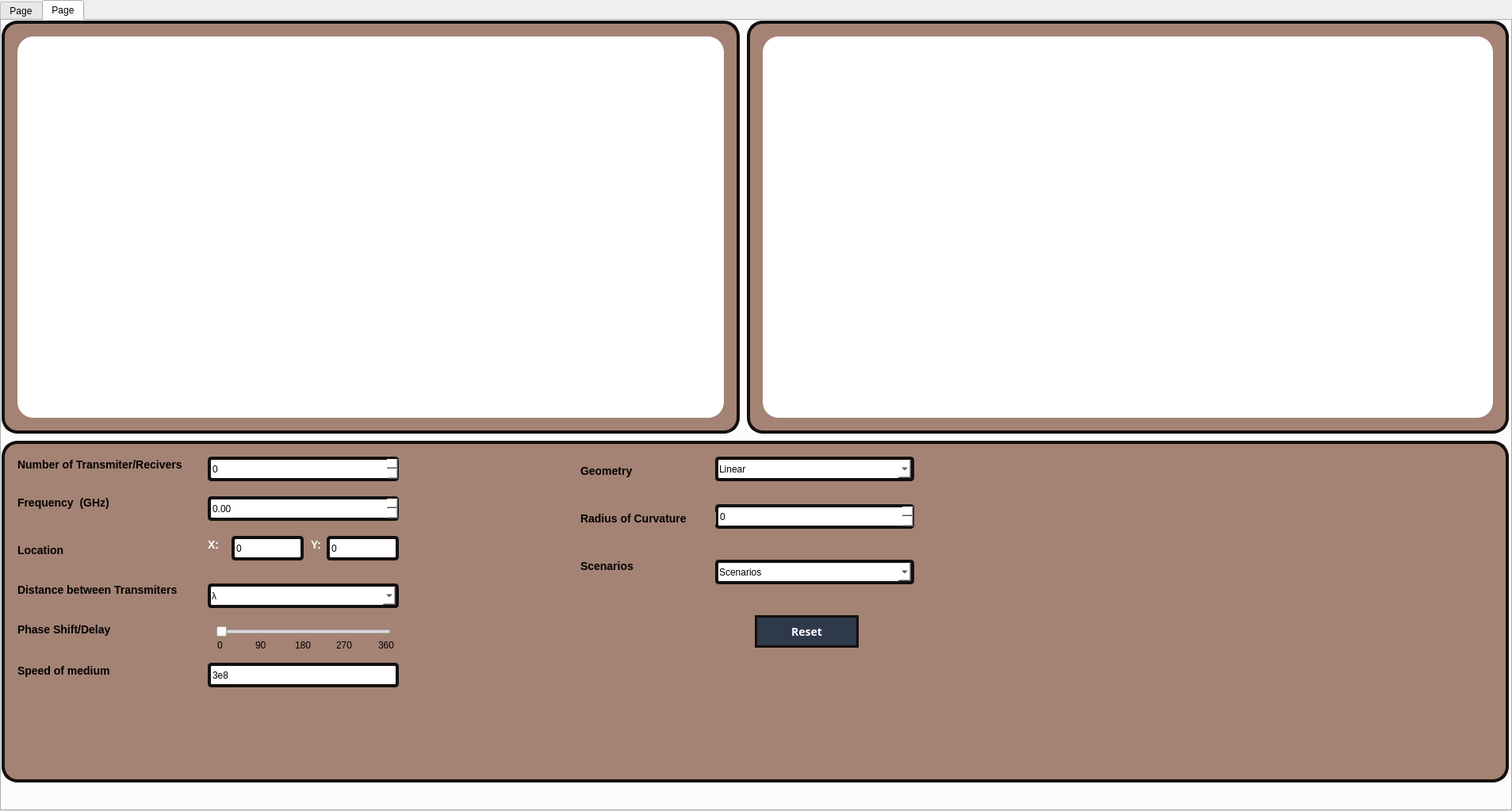
<?xml version="1.0" encoding="UTF-8"?>
<ui version="4.0">
 <class>TabWidget</class>
 <widget class="QTabWidget" name="TabWidget">
  <property name="geometry">
   <rect>
    <x>0</x>
    <y>0</y>
    <width>1907</width>
    <height>1023</height>
   </rect>
  </property>
  <property name="windowTitle">
   <string>TabWidget</string>
  </property>
  <property name="currentIndex">
   <number>1</number>
  </property>
  <widget class="QWidget" name="tab">
   <attribute name="title">
    <string>Page</string>
   </attribute>
   <widget class="QWidget" name="Widget_Img_1" native="true">
    <property name="geometry">
     <rect>
      <x>10</x>
      <y>60</y>
      <width>311</width>
      <height>351</height>
     </rect>
    </property>
    <property name="styleSheet">
     <string notr="true">background-color:white;
border-radius:20px;</string>
    </property>
   </widget>
   <widget class="QLabel" name="label_12">
    <property name="geometry">
     <rect>
      <x>0</x>
      <y>0</y>
      <width>651</width>
      <height>431</height>
     </rect>
    </property>
    <property name="styleSheet">
     <string notr="true">background-color:#A48374;
border:4px solid #130f0e;
border-radius:20px;</string>
    </property>
    <property name="text">
     <string/>
    </property>
   </widget>
   <widget class="QComboBox" name="ComboBox_FTComp_3">
    <property name="geometry">
     <rect>
      <x>330</x>
      <y>490</y>
      <width>291</width>
      <height>31</height>
     </rect>
    </property>
    <property name="font">
     <font>
      <pointsize>9</pointsize>
      <weight>75</weight>
      <bold>true</bold>
     </font>
    </property>
    <property name="styleSheet">
     <string notr="true">background-color:white;
border:4px solid #2e394b;;
border-radius:5px;</string>
    </property>
    <item>
     <property name="text">
      <string>FT Magnitude</string>
     </property>
    </item>
    <item>
     <property name="text">
      <string>FT Phase</string>
     </property>
    </item>
    <item>
     <property name="text">
      <string>FT Real</string>
     </property>
    </item>
    <item>
     <property name="text">
      <string>FT Imaginary</string>
     </property>
    </item>
   </widget>
   <widget class="QWidget" name="Widget_Img_3" native="true">
    <property name="geometry">
     <rect>
      <x>10</x>
      <y>570</y>
      <width>311</width>
      <height>351</height>
     </rect>
    </property>
    <property name="styleSheet">
     <string notr="true">background-color:white;
border-radius:20px;</string>
    </property>
   </widget>
   <widget class="QWidget" name="Widget_Comp_1" native="true">
    <property name="geometry">
     <rect>
      <x>330</x>
      <y>60</y>
      <width>311</width>
      <height>351</height>
     </rect>
    </property>
    <property name="styleSheet">
     <string notr="true">background-color:white;
border-radius:20px;</string>
    </property>
   </widget>
   <widget class="QSlider" name="horizontalSlider_1">
    <property name="geometry">
     <rect>
      <x>30</x>
      <y>20</y>
      <width>281</width>
      <height>22</height>
     </rect>
    </property>
    <property name="styleSheet">
     <string notr="true">border-radius:5px;
border:4px solid black;
color:#2e394b;
background-color:#A48374;

</string>
    </property>
    <property name="maximum">
     <number>100</number>
    </property>
    <property name="singleStep">
     <number>5</number>
    </property>
    <property name="value">
     <number>0</number>
    </property>
    <property name="orientation">
     <enum>Qt::Horizontal</enum>
    </property>
   </widget>
   <widget class="QLabel" name="label_18">
    <property name="geometry">
     <rect>
      <x>0</x>
      <y>440</y>
      <width>651</width>
      <height>531</height>
     </rect>
    </property>
    <property name="styleSheet">
     <string notr="true">background-color:#A48374;
border:4px solid #130f0e;
border-radius:20px;</string>
    </property>
    <property name="text">
     <string/>
    </property>
   </widget>
   <widget class="QComboBox" name="ComboBox_FTComp_1">
    <property name="geometry">
     <rect>
      <x>330</x>
      <y>20</y>
      <width>291</width>
      <height>31</height>
     </rect>
    </property>
    <property name="font">
     <font>
      <pointsize>9</pointsize>
      <weight>75</weight>
      <bold>true</bold>
     </font>
    </property>
    <property name="styleSheet">
     <string notr="true">background-color:white;
border:4px solid #2e394b;;
border-radius:5px;</string>
    </property>
    <property name="currentText">
     <string>FT Magnitude</string>
    </property>
    <item>
     <property name="text">
      <string>FT Magnitude</string>
     </property>
    </item>
    <item>
     <property name="text">
      <string>FT Phase</string>
     </property>
    </item>
    <item>
     <property name="text">
      <string>FT Real</string>
     </property>
    </item>
    <item>
     <property name="text">
      <string>FT Imaginary</string>
     </property>
    </item>
   </widget>
   <widget class="QSlider" name="horizontalSlider_3">
    <property name="geometry">
     <rect>
      <x>29</x>
      <y>490</y>
      <width>281</width>
      <height>22</height>
     </rect>
    </property>
    <property name="styleSheet">
     <string notr="true">border-radius:5px;
border:4px solid black;
color:#2e394b;
background-color:#A48374;

</string>
    </property>
    <property name="maximum">
     <number>100</number>
    </property>
    <property name="singleStep">
     <number>5</number>
    </property>
    <property name="value">
     <number>0</number>
    </property>
    <property name="orientation">
     <enum>Qt::Horizontal</enum>
    </property>
   </widget>
   <widget class="QPushButton" name="PushButton_Mix">
    <property name="geometry">
     <rect>
      <x>830</x>
      <y>460</y>
      <width>191</width>
      <height>31</height>
     </rect>
    </property>
    <property name="font">
     <font>
      <family>inherit</family>
      <pointsize>-1</pointsize>
      <weight>75</weight>
      <bold>true</bold>
     </font>
    </property>
    <property name="styleSheet">
     <string notr="true">  background: #2e394b;
  font-family: inherit;
  padding: 0.2em 0.3em;
  font-weight: 600;
  color:white;
  font-size: 14px;
  border: 3px solid #130f0e;
  border-radius: 0.4em;

</string>
    </property>
    <property name="text">
     <string>Mix</string>
    </property>
   </widget>
   <widget class="QRadioButton" name="RadioButton_Select_out1">
    <property name="geometry">
     <rect>
      <x>680</x>
      <y>20</y>
      <width>211</width>
      <height>20</height>
     </rect>
    </property>
    <property name="font">
     <font>
      <pointsize>-1</pointsize>
      <weight>99</weight>
      <bold>true</bold>
     </font>
    </property>
    <property name="styleSheet">
     <string notr="true">Font-size:14px;
font-weight:1000;
color:black;
background-color:#A48374;
</string>
    </property>
    <property name="text">
     <string>Output 1</string>
    </property>
   </widget>
   <widget class="QRadioButton" name="RadioButton_Outside">
    <property name="geometry">
     <rect>
      <x>1000</x>
      <y>590</y>
      <width>151</width>
      <height>20</height>
     </rect>
    </property>
    <property name="font">
     <font>
      <pointsize>-1</pointsize>
      <weight>99</weight>
      <bold>true</bold>
     </font>
    </property>
    <property name="styleSheet">
     <string notr="true">Font-size:14px;
font-weight:1000;
color:black;
background-color:#A48374;
</string>
    </property>
    <property name="text">
     <string>Outside Region</string>
    </property>
    <property name="checked">
     <bool>false</bool>
    </property>
   </widget>
   <widget class="QRadioButton" name="RadioButton_Select_out2">
    <property name="geometry">
     <rect>
      <x>960</x>
      <y>20</y>
      <width>211</width>
      <height>20</height>
     </rect>
    </property>
    <property name="font">
     <font>
      <pointsize>-1</pointsize>
      <weight>99</weight>
      <bold>true</bold>
     </font>
    </property>
    <property name="styleSheet">
     <string notr="true">Font-size:14px;
font-weight:1000;
color:black;
background-color:#A48374;
</string>
    </property>
    <property name="text">
     <string>Output 2</string>
    </property>
   </widget>
   <widget class="QLabel" name="label_19">
    <property name="geometry">
     <rect>
      <x>810</x>
      <y>660</y>
      <width>241</width>
      <height>31</height>
     </rect>
    </property>
    <property name="font">
     <font>
      <pointsize>-1</pointsize>
      <weight>99</weight>
      <bold>true</bold>
     </font>
    </property>
    <property name="styleSheet">
     <string notr="true">Font-size:14px;
font-weight:1000;
border-bottom:3px solid black;
color:black;
background-color:#A48374;
</string>
    </property>
    <property name="text">
     <string>                    Select Mode</string>
    </property>
   </widget>
   <widget class="QRadioButton" name="RadioButton_Inside">
    <property name="geometry">
     <rect>
      <x>740</x>
      <y>590</y>
      <width>131</width>
      <height>20</height>
     </rect>
    </property>
    <property name="font">
     <font>
      <pointsize>-1</pointsize>
      <weight>99</weight>
      <bold>true</bold>
     </font>
    </property>
    <property name="styleSheet">
     <string notr="true">Font-size:14px;
font-weight:1000;
color:black;
background-color:#A48374;
</string>
    </property>
    <property name="text">
     <string>Inside Region</string>
    </property>
    <property name="checked">
     <bool>false</bool>
    </property>
   </widget>
   <widget class="QWidget" name="Output_2" native="true">
    <property name="geometry">
     <rect>
      <x>940</x>
      <y>60</y>
      <width>251</width>
      <height>351</height>
     </rect>
    </property>
    <property name="styleSheet">
     <string notr="true">background-color:white;
border-radius:20px;</string>
    </property>
   </widget>
   <widget class="QRadioButton" name="RadioButton_RealandImg">
    <property name="geometry">
     <rect>
      <x>1000</x>
      <y>720</y>
      <width>161</width>
      <height>20</height>
     </rect>
    </property>
    <property name="font">
     <font>
      <pointsize>-1</pointsize>
      <weight>99</weight>
      <bold>true</bold>
     </font>
    </property>
    <property name="styleSheet">
     <string notr="true">Font-size:14px;
font-weight:1000;
color:black;
background-color:#A48374;
</string>
    </property>
    <property name="text">
     <string>Real and Imaginary</string>
    </property>
    <property name="checkable">
     <bool>true</bool>
    </property>
    <property name="checked">
     <bool>false</bool>
    </property>
   </widget>
   <widget class="QRadioButton" name="RadioButton_Magandphase">
    <property name="geometry">
     <rect>
      <x>740</x>
      <y>720</y>
      <width>151</width>
      <height>20</height>
     </rect>
    </property>
    <property name="font">
     <font>
      <pointsize>-1</pointsize>
      <weight>99</weight>
      <bold>true</bold>
     </font>
    </property>
    <property name="styleSheet">
     <string notr="true">Font-size:14px;
font-weight:1000;
color:black;
background-color:#A48374;
</string>
    </property>
    <property name="text">
     <string>Mag and Phase</string>
    </property>
    <property name="checked">
     <bool>true</bool>
    </property>
   </widget>
   <widget class="QLabel" name="label_21">
    <property name="geometry">
     <rect>
      <x>810</x>
      <y>530</y>
      <width>241</width>
      <height>31</height>
     </rect>
    </property>
    <property name="font">
     <font>
      <pointsize>-1</pointsize>
      <weight>99</weight>
      <bold>true</bold>
     </font>
    </property>
    <property name="styleSheet">
     <string notr="true">Font-size:14px;
font-weight:1000;
border-bottom:3px solid black;
color:black;
background-color:#A48374;
</string>
    </property>
    <property name="text">
     <string>                   Selected Area</string>
    </property>
   </widget>
   <widget class="QWidget" name="Output_1" native="true">
    <property name="geometry">
     <rect>
      <x>670</x>
      <y>60</y>
      <width>261</width>
      <height>351</height>
     </rect>
    </property>
    <property name="styleSheet">
     <string notr="true">background-color:white;
border-radius:20px;</string>
    </property>
   </widget>
   <widget class="QWidget" name="Widget_Comp_2" native="true">
    <property name="geometry">
     <rect>
      <x>1550</x>
      <y>60</y>
      <width>311</width>
      <height>351</height>
     </rect>
    </property>
    <property name="styleSheet">
     <string notr="true">background-color:white;
border-radius:20px;</string>
    </property>
   </widget>
   <widget class="QWidget" name="Widget_Img_4" native="true">
    <property name="geometry">
     <rect>
      <x>1220</x>
      <y>560</y>
      <width>321</width>
      <height>361</height>
     </rect>
    </property>
    <property name="styleSheet">
     <string notr="true">background-color:white;
border-radius:20px;</string>
    </property>
   </widget>
   <widget class="QWidget" name="Widget_Img_2" native="true">
    <property name="geometry">
     <rect>
      <x>1220</x>
      <y>60</y>
      <width>321</width>
      <height>351</height>
     </rect>
    </property>
    <property name="styleSheet">
     <string notr="true">background-color:white;
border-radius:20px;</string>
    </property>
   </widget>
   <widget class="QSlider" name="horizontalSlider_4">
    <property name="geometry">
     <rect>
      <x>1240</x>
      <y>480</y>
      <width>291</width>
      <height>22</height>
     </rect>
    </property>
    <property name="styleSheet">
     <string notr="true">border-radius:5px;
border:4px solid black;
color:#2e394b;
background-color:#A48374;

</string>
    </property>
    <property name="maximum">
     <number>100</number>
    </property>
    <property name="singleStep">
     <number>5</number>
    </property>
    <property name="value">
     <number>0</number>
    </property>
    <property name="orientation">
     <enum>Qt::Horizontal</enum>
    </property>
   </widget>
   <widget class="QComboBox" name="ComboBox_FTComp_4">
    <property name="geometry">
     <rect>
      <x>1560</x>
      <y>480</y>
      <width>291</width>
      <height>31</height>
     </rect>
    </property>
    <property name="font">
     <font>
      <pointsize>9</pointsize>
      <weight>75</weight>
      <bold>true</bold>
     </font>
    </property>
    <property name="styleSheet">
     <string notr="true">background-color:white;
border:4px solid #2e394b;;
border-radius:5px;</string>
    </property>
    <item>
     <property name="text">
      <string>FT Magnitude</string>
     </property>
    </item>
    <item>
     <property name="text">
      <string>FT Phase</string>
     </property>
    </item>
    <item>
     <property name="text">
      <string>FT Real</string>
     </property>
    </item>
    <item>
     <property name="text">
      <string>FT Imaginary</string>
     </property>
    </item>
   </widget>
   <widget class="QWidget" name="Widget_Comp_4" native="true">
    <property name="geometry">
     <rect>
      <x>1550</x>
      <y>560</y>
      <width>311</width>
      <height>361</height>
     </rect>
    </property>
    <property name="styleSheet">
     <string notr="true">background-color:white;
border-radius:20px;</string>
    </property>
   </widget>
   <widget class="QLabel" name="label_22">
    <property name="geometry">
     <rect>
      <x>1210</x>
      <y>440</y>
      <width>661</width>
      <height>531</height>
     </rect>
    </property>
    <property name="styleSheet">
     <string notr="true">background-color:#A48374;
border:4px solid #130f0e;
border-radius:20px;</string>
    </property>
    <property name="text">
     <string/>
    </property>
   </widget>
   <widget class="QLabel" name="label_23">
    <property name="geometry">
     <rect>
      <x>1210</x>
      <y>0</y>
      <width>661</width>
      <height>431</height>
     </rect>
    </property>
    <property name="styleSheet">
     <string notr="true">background-color:#A48374;
border:4px solid #130f0e;
border-radius:20px;</string>
    </property>
    <property name="text">
     <string/>
    </property>
   </widget>
   <widget class="QSlider" name="horizontalSlider_2">
    <property name="geometry">
     <rect>
      <x>1240</x>
      <y>20</y>
      <width>291</width>
      <height>22</height>
     </rect>
    </property>
    <property name="styleSheet">
     <string notr="true">border-radius:5px;
border:4px solid black;
color:#2e394b;
background-color:#A48374;

</string>
    </property>
    <property name="maximum">
     <number>100</number>
    </property>
    <property name="singleStep">
     <number>5</number>
    </property>
    <property name="value">
     <number>0</number>
    </property>
    <property name="orientation">
     <enum>Qt::Horizontal</enum>
    </property>
   </widget>
   <widget class="QComboBox" name="ComboBox_FTComp_2">
    <property name="geometry">
     <rect>
      <x>1560</x>
      <y>20</y>
      <width>291</width>
      <height>31</height>
     </rect>
    </property>
    <property name="font">
     <font>
      <pointsize>9</pointsize>
      <weight>75</weight>
      <bold>true</bold>
     </font>
    </property>
    <property name="styleSheet">
     <string notr="true">background-color:white;
border:4px solid #2e394b;;
border-radius:5px;</string>
    </property>
    <item>
     <property name="text">
      <string>FT Magnitude</string>
     </property>
    </item>
    <item>
     <property name="text">
      <string>FT Phase</string>
     </property>
    </item>
    <item>
     <property name="text">
      <string>FT Real</string>
     </property>
    </item>
    <item>
     <property name="text">
      <string>FT Imaginary</string>
     </property>
    </item>
   </widget>
   <widget class="QLabel" name="label_17">
    <property name="geometry">
     <rect>
      <x>660</x>
      <y>0</y>
      <width>541</width>
      <height>971</height>
     </rect>
    </property>
    <property name="styleSheet">
     <string notr="true">background-color:#A48374;
border:4px solid #130f0e;
border-radius:20px;</string>
    </property>
    <property name="text">
     <string/>
    </property>
   </widget>
   <widget class="QWidget" name="Widget_Comp_3" native="true">
    <property name="geometry">
     <rect>
      <x>330</x>
      <y>570</y>
      <width>311</width>
      <height>351</height>
     </rect>
    </property>
    <property name="styleSheet">
     <string notr="true">background-color:white;
border-radius:20px;</string>
    </property>
   </widget>
   <zorder>label_17</zorder>
   <zorder>label_22</zorder>
   <zorder>label_23</zorder>
   <zorder>label_18</zorder>
   <zorder>label_12</zorder>
   <zorder>Widget_Img_1</zorder>
   <zorder>ComboBox_FTComp_3</zorder>
   <zorder>Widget_Img_3</zorder>
   <zorder>Widget_Comp_1</zorder>
   <zorder>horizontalSlider_1</zorder>
   <zorder>ComboBox_FTComp_1</zorder>
   <zorder>horizontalSlider_3</zorder>
   <zorder>PushButton_Mix</zorder>
   <zorder>RadioButton_Select_out1</zorder>
   <zorder>RadioButton_Outside</zorder>
   <zorder>RadioButton_Select_out2</zorder>
   <zorder>label_19</zorder>
   <zorder>RadioButton_Inside</zorder>
   <zorder>Output_2</zorder>
   <zorder>RadioButton_RealandImg</zorder>
   <zorder>RadioButton_Magandphase</zorder>
   <zorder>label_21</zorder>
   <zorder>Output_1</zorder>
   <zorder>Widget_Comp_2</zorder>
   <zorder>Widget_Img_4</zorder>
   <zorder>Widget_Img_2</zorder>
   <zorder>horizontalSlider_4</zorder>
   <zorder>ComboBox_FTComp_4</zorder>
   <zorder>Widget_Comp_4</zorder>
   <zorder>horizontalSlider_2</zorder>
   <zorder>ComboBox_FTComp_2</zorder>
   <zorder>Widget_Comp_3</zorder>
  </widget>
  <widget class="QWidget" name="tab_2">
   <attribute name="title">
    <string>Page</string>
   </attribute>
   <widget class="QLabel" name="label">
    <property name="geometry">
     <rect>
      <x>0</x>
      <y>0</y>
      <width>931</width>
      <height>521</height>
     </rect>
    </property>
    <property name="styleSheet">
     <string notr="true">background-color:#A48374;
border:4px solid #130f0e;
border-radius:20px;</string>
    </property>
    <property name="text">
     <string/>
    </property>
   </widget>
   <widget class="QLabel" name="label_10">
    <property name="geometry">
     <rect>
      <x>20</x>
      <y>760</y>
      <width>181</width>
      <height>16</height>
     </rect>
    </property>
    <property name="styleSheet">
     <string notr="true">Font-size:14px;
font-weight:1000;
color:black;
background-color:#A48374;
</string>
    </property>
    <property name="text">
     <string>Phase Shift/Delay</string>
    </property>
   </widget>
   <widget class="QComboBox" name="comboBox_Geometry">
    <property name="geometry">
     <rect>
      <x>900</x>
      <y>550</y>
      <width>251</width>
      <height>31</height>
     </rect>
    </property>
    <property name="styleSheet">
     <string notr="true">background-color:white;
border:4px solid #130f0e;
border-radius:5px;</string>
    </property>
    <item>
     <property name="text">
      <string>Linear</string>
     </property>
    </item>
    <item>
     <property name="text">
      <string>Curved</string>
     </property>
    </item>
   </widget>
   <widget class="QLabel" name="label_9">
    <property name="geometry">
     <rect>
      <x>390</x>
      <y>650</y>
      <width>55</width>
      <height>21</height>
     </rect>
    </property>
    <property name="styleSheet">
     <string notr="true">Font-size:14px;
font-weight:1000;
color:white;
background-color:#A48374;



</string>
    </property>
    <property name="text">
     <string>Y:</string>
    </property>
   </widget>
   <widget class="QLabel" name="label_5">
    <property name="geometry">
     <rect>
      <x>20</x>
      <y>600</y>
      <width>161</width>
      <height>16</height>
     </rect>
    </property>
    <property name="styleSheet">
     <string notr="true">Font-size:14px;
font-weight:1000;
color:black;
background-color:#A48374;
</string>
    </property>
    <property name="text">
     <string>Frequency  (GHz)</string>
    </property>
   </widget>
   <widget class="QLineEdit" name="lineEdit_yPosition">
    <property name="geometry">
     <rect>
      <x>410</x>
      <y>650</y>
      <width>91</width>
      <height>31</height>
     </rect>
    </property>
    <property name="styleSheet">
     <string notr="true">background-color:white;
border:4px solid #130f0e;
border-radius:5px;</string>
    </property>
    <property name="text">
     <string>0</string>
    </property>
   </widget>
   <widget class="QSpinBox" name="spinBox_Radius">
    <property name="geometry">
     <rect>
      <x>900</x>
      <y>610</y>
      <width>251</width>
      <height>31</height>
     </rect>
    </property>
    <property name="styleSheet">
     <string notr="true">background-color:white;
border:4px solid #130f0e;
border-radius:5px;</string>
    </property>
   </widget>
   <widget class="QLabel" name="label_4">
    <property name="geometry">
     <rect>
      <x>20</x>
      <y>550</y>
      <width>231</width>
      <height>20</height>
     </rect>
    </property>
    <property name="styleSheet">
     <string notr="true">Font-size:14px;
font-weight:1000;
color:black;
background-color:#A48374;
</string>
    </property>
    <property name="text">
     <string>Number of Transmiter/Recivers </string>
    </property>
   </widget>
   <widget class="QLabel" name="label_8">
    <property name="geometry">
     <rect>
      <x>260</x>
      <y>650</y>
      <width>55</width>
      <height>21</height>
     </rect>
    </property>
    <property name="styleSheet">
     <string notr="true">Font-size:14px;
font-weight:1000;
color:white;
background-color:#A48374;



</string>
    </property>
    <property name="text">
     <string>X:</string>
    </property>
   </widget>
   <widget class="QComboBox" name="comboBox_Distance">
    <property name="geometry">
     <rect>
      <x>260</x>
      <y>710</y>
      <width>241</width>
      <height>31</height>
     </rect>
    </property>
    <property name="styleSheet">
     <string notr="true">background-color:white;
border:4px solid #130f0e;
border-radius:5px;
</string>
    </property>
    <item>
     <property name="text">
      <string>λ</string>
     </property>
    </item>
    <item>
     <property name="text">
      <string>λ/5</string>
     </property>
    </item>
    <item>
     <property name="text">
      <string>5λ/8</string>
     </property>
    </item>
    <item>
     <property name="text">
      <string>λ/2</string>
     </property>
    </item>
    <item>
     <property name="text">
      <string>3λ/8</string>
     </property>
    </item>
    <item>
     <property name="text">
      <string>λ/4</string>
     </property>
    </item>
    <item>
     <property name="text">
      <string>λ/8</string>
     </property>
    </item>
   </widget>
   <widget class="QLineEdit" name="lineEdit_xPosition">
    <property name="geometry">
     <rect>
      <x>290</x>
      <y>650</y>
      <width>91</width>
      <height>31</height>
     </rect>
    </property>
    <property name="styleSheet">
     <string notr="true">background-color:white;
border:4px solid #130f0e;
border-radius:5px;</string>
    </property>
    <property name="text">
     <string>0</string>
    </property>
   </widget>
   <widget class="QLabel" name="label_6">
    <property name="geometry">
     <rect>
      <x>20</x>
      <y>660</y>
      <width>141</width>
      <height>16</height>
     </rect>
    </property>
    <property name="styleSheet">
     <string notr="true">Font-size:14px;
font-weight:1000;
color:black;
background-color:#A48374;
</string>
    </property>
    <property name="text">
     <string>Location</string>
    </property>
   </widget>
   <widget class="QWidget" name="widget_map" native="true">
    <property name="geometry">
     <rect>
      <x>20</x>
      <y>20</y>
      <width>891</width>
      <height>481</height>
     </rect>
    </property>
    <property name="styleSheet">
     <string notr="true">background-color:white;
border-radius:20px;</string>
    </property>
   </widget>
   <widget class="QDoubleSpinBox" name="spinBox_Frequency">
    <property name="geometry">
     <rect>
      <x>260</x>
      <y>600</y>
      <width>241</width>
      <height>31</height>
     </rect>
    </property>
    <property name="styleSheet">
     <string notr="true">background-color:white;
border:4px solid #130f0e;
border-radius:5px;</string>
    </property>
   </widget>
   <widget class="QSpinBox" name="spinBox_nTransmiter">
    <property name="geometry">
     <rect>
      <x>260</x>
      <y>550</y>
      <width>241</width>
      <height>31</height>
     </rect>
    </property>
    <property name="styleSheet">
     <string notr="true">background-color:white;
border:4px solid #130f0e;
border-radius:5px;</string>
    </property>
   </widget>
   <widget class="QLabel" name="label_16">
    <property name="geometry">
     <rect>
      <x>20</x>
      <y>710</y>
      <width>211</width>
      <height>16</height>
     </rect>
    </property>
    <property name="styleSheet">
     <string notr="true">Font-size:14px;
font-weight:1000;
color:black;
background-color:#A48374;
</string>
    </property>
    <property name="text">
     <string>Distance between Transmiters</string>
    </property>
   </widget>
   <widget class="QLabel" name="label_15">
    <property name="geometry">
     <rect>
      <x>730</x>
      <y>620</y>
      <width>171</width>
      <height>16</height>
     </rect>
    </property>
    <property name="styleSheet">
     <string notr="true">Font-size:14px;
font-weight:1000;
color:black;
background-color:#A48374;
</string>
    </property>
    <property name="text">
     <string>Radius of Curvature</string>
    </property>
   </widget>
   <widget class="QLabel" name="label_11">
    <property name="geometry">
     <rect>
      <x>730</x>
      <y>560</y>
      <width>91</width>
      <height>16</height>
     </rect>
    </property>
    <property name="styleSheet">
     <string notr="true">Font-size:14px;
font-weight:1000;
color:black;
background-color:#A48374;
</string>
    </property>
    <property name="text">
     <string>Geometry</string>
    </property>
   </widget>
   <widget class="QLabel" name="label_2">
    <property name="geometry">
     <rect>
      <x>940</x>
      <y>0</y>
      <width>961</width>
      <height>521</height>
     </rect>
    </property>
    <property name="styleSheet">
     <string notr="true">background-color:#A48374;
border:4px solid #130f0e;
border-radius:20px;</string>
    </property>
    <property name="text">
     <string/>
    </property>
   </widget>
   <widget class="QWidget" name="widget_2" native="true">
    <property name="geometry">
     <rect>
      <x>960</x>
      <y>20</y>
      <width>921</width>
      <height>481</height>
     </rect>
    </property>
    <property name="styleSheet">
     <string notr="true">background-color:white;
border-radius:20px;</string>
    </property>
   </widget>
   <widget class="QComboBox" name="comboBox">
    <property name="geometry">
     <rect>
      <x>900</x>
      <y>680</y>
      <width>251</width>
      <height>31</height>
     </rect>
    </property>
    <property name="styleSheet">
     <string notr="true">background-color:white;
border:4px solid #130f0e;
border-radius:5px;</string>
    </property>
    <item>
     <property name="text">
      <string>Scenarios</string>
     </property>
    </item>
    <item>
     <property name="text">
      <string>5G</string>
     </property>
    </item>
    <item>
     <property name="text">
      <string>Tumer Albation</string>
     </property>
    </item>
    <item>
     <property name="text">
      <string>Ultrasound</string>
     </property>
    </item>
   </widget>
   <widget class="QLabel" name="label_14">
    <property name="geometry">
     <rect>
      <x>730</x>
      <y>680</y>
      <width>111</width>
      <height>16</height>
     </rect>
    </property>
    <property name="styleSheet">
     <string notr="true">Font-size:14px;
font-weight:1000;
color:black;
background-color:#A48374;
</string>
    </property>
    <property name="text">
     <string>Scenarios</string>
    </property>
   </widget>
   <widget class="QLabel" name="label_3">
    <property name="geometry">
     <rect>
      <x>0</x>
      <y>530</y>
      <width>1901</width>
      <height>431</height>
     </rect>
    </property>
    <property name="styleSheet">
     <string notr="true">background-color:#A48374;
border:4px solid #130f0e;
border-radius:20px;</string>
    </property>
    <property name="text">
     <string/>
    </property>
   </widget>
   <widget class="QPushButton" name="pushButton_Reset">
    <property name="geometry">
     <rect>
      <x>950</x>
      <y>750</y>
      <width>131</width>
      <height>41</height>
     </rect>
    </property>
    <property name="styleSheet">
     <string notr="true">  background: #2e394b;
  font-family: inherit;
  padding: 0.2em 0.3em;
  font-weight: 600;
  color:white;
  font-size: 14px;
  border: 3px solid #130f0e;
  border-radius: 0.4em;

</string>
    </property>
    <property name="text">
     <string>Reset</string>
    </property>
   </widget>
   <widget class="QLabel" name="label_7">
    <property name="geometry">
     <rect>
      <x>20</x>
      <y>810</y>
      <width>131</width>
      <height>20</height>
     </rect>
    </property>
    <property name="styleSheet">
     <string notr="true">Font-size:14px;
font-weight:1000;
color:black;
background-color:#A48374;</string>
    </property>
    <property name="text">
     <string>Speed of medium</string>
    </property>
   </widget>
   <widget class="QLineEdit" name="lineEdit_Speed">
    <property name="geometry">
     <rect>
      <x>260</x>
      <y>810</y>
      <width>241</width>
      <height>31</height>
     </rect>
    </property>
    <property name="styleSheet">
     <string notr="true">background-color:white;
border:4px solid #130f0e;
border-radius:5px;</string>
    </property>
    <property name="text">
     <string>3e8</string>
    </property>
   </widget>
   <widget class="QSlider" name="slider_Phase">
    <property name="geometry">
     <rect>
      <x>270</x>
      <y>760</y>
      <width>221</width>
      <height>22</height>
     </rect>
    </property>
    <property name="orientation">
     <enum>Qt::Horizontal</enum>
    </property>
   </widget>
   <widget class="QLabel" name="label_13">
    <property name="geometry">
     <rect>
      <x>272</x>
      <y>780</y>
      <width>16</width>
      <height>16</height>
     </rect>
    </property>
    <property name="text">
     <string>0</string>
    </property>
   </widget>
   <widget class="QLabel" name="label_20">
    <property name="geometry">
     <rect>
      <x>475</x>
      <y>780</y>
      <width>21</width>
      <height>16</height>
     </rect>
    </property>
    <property name="text">
     <string>360</string>
    </property>
   </widget>
   <widget class="QLabel" name="label_24">
    <property name="geometry">
     <rect>
      <x>320</x>
      <y>780</y>
      <width>16</width>
      <height>16</height>
     </rect>
    </property>
    <property name="text">
     <string>90</string>
    </property>
   </widget>
   <widget class="QLabel" name="label_25">
    <property name="geometry">
     <rect>
      <x>370</x>
      <y>780</y>
      <width>31</width>
      <height>16</height>
     </rect>
    </property>
    <property name="text">
     <string>180</string>
    </property>
   </widget>
   <widget class="QLabel" name="label_26">
    <property name="geometry">
     <rect>
      <x>422</x>
      <y>780</y>
      <width>21</width>
      <height>16</height>
     </rect>
    </property>
    <property name="text">
     <string>270</string>
    </property>
   </widget>
   <zorder>label_3</zorder>
   <zorder>label</zorder>
   <zorder>label_10</zorder>
   <zorder>comboBox_Geometry</zorder>
   <zorder>label_5</zorder>
   <zorder>spinBox_Radius</zorder>
   <zorder>label_4</zorder>
   <zorder>label_8</zorder>
   <zorder>comboBox_Distance</zorder>
   <zorder>lineEdit_xPosition</zorder>
   <zorder>label_6</zorder>
   <zorder>widget_map</zorder>
   <zorder>spinBox_Frequency</zorder>
   <zorder>spinBox_nTransmiter</zorder>
   <zorder>label_16</zorder>
   <zorder>label_15</zorder>
   <zorder>label_11</zorder>
   <zorder>label_2</zorder>
   <zorder>widget_2</zorder>
   <zorder>label_9</zorder>
   <zorder>lineEdit_yPosition</zorder>
   <zorder>comboBox</zorder>
   <zorder>label_14</zorder>
   <zorder>pushButton_Reset</zorder>
   <zorder>label_7</zorder>
   <zorder>lineEdit_Speed</zorder>
   <zorder>slider_Phase</zorder>
   <zorder>label_13</zorder>
   <zorder>label_20</zorder>
   <zorder>label_24</zorder>
   <zorder>label_25</zorder>
   <zorder>label_26</zorder>
  </widget>
 </widget>
 <resources/>
 <connections/>
</ui>
